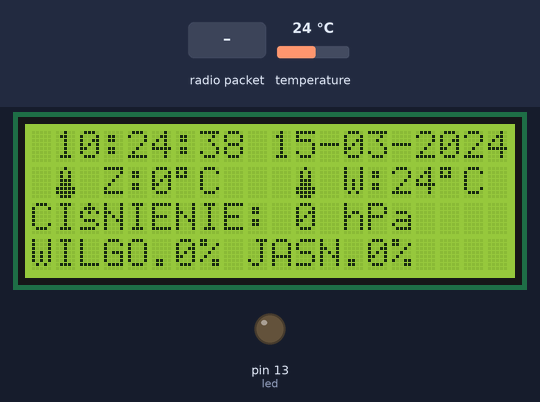
Simulated run of this sketch. Board: Arduino Uno, built with avr-gcc and run on an emulated ATmega328P. Parts: 20×4 character LCD, output pins drawn as LEDs (lit = HIGH). Wiring (inferred from the names in the program): DS3231 clock at I2C address 0x68. Inputs (shaded band) come from the test bench; at power-on: temperature 24 °C. The local clock reads 2024-03-15 10:24:30 at power-on unless the sketch sets it; no radio packets arrive unless stated.

Above: at 9.7 s.
9.8 s: radio packet "5" arrives
At 10.51 s:
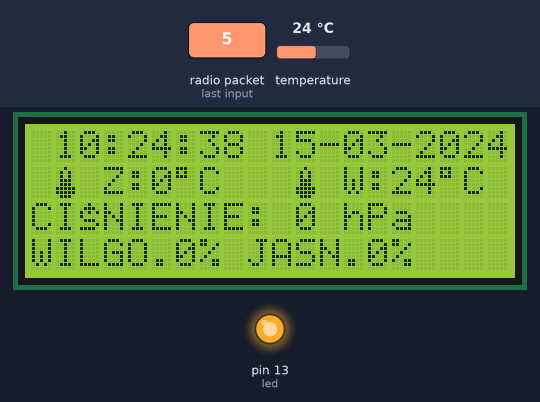
12.0 s: temperature set to 12 °C
At 15.4 s:
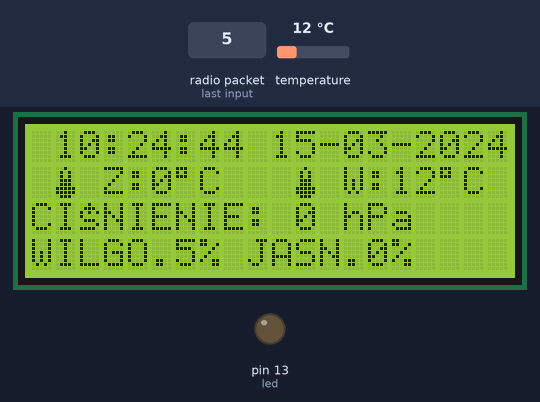
15.7 s: temperature set to 19 °C
At 18.5 s:
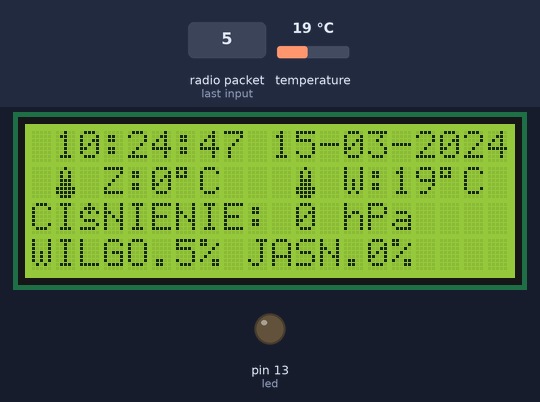
19.4 s: temperature set to 28 °C
At 22.7 s:
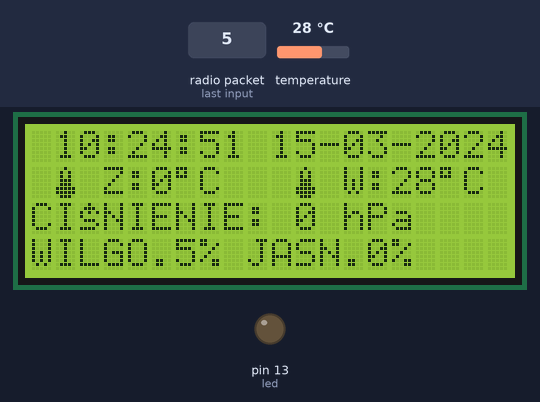
Timing chart, 0 to 24.2 s (numbered marks = the images above; inputs shaded):
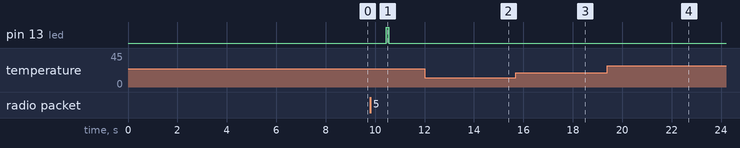

The sketch:

stacja_meteorologiczna_rcv.ino
```cpp
#include <Wire.h>
#include <OneWire.h>
#include <VirtualWire.h>
#include <DallasTemperature.h>
#include <LiquidCrystal_I2C.h>
LiquidCrystal_I2C lcd(0x27, 2, 1, 0, 4, 5, 6, 7, 3, POSITIVE); //0x27 is the LCD Address
#define DS3231_I2C_ADDRESS 0x68


#define ONE_WIRE_BUS 2

OneWire oneWire(ONE_WIRE_BUS);
DallasTemperature sensors(&oneWire);

float  TempInC;

byte temp[8] = {B00100, B01010, B01010, B01110, B01110, B11111, B11111, B01110}; //ikona termometru
byte ss[8] = {0b00100, 0b01110, 0b10101, 0b10000, 0b01110, 0b00001, 0b11110, 0b00000}; // literka "Ś"

// Sensory płytki wysyłającej
int wil=0;
int tem=0;
int cis =0;
int jas=0;
char MsgReceived[21];
int led = 13; //pin for LED

void setup()
{
  Serial.begin(9600);
  sensors.begin();
  pinMode(led, OUTPUT);
  // pinMode(12, INPUT_PULLUP);
  Wire.begin(); //initialise the TWI
  lcd.begin(20, 4);  //20 x 4 LCD (Change if required)
  lcd.backlight(); // finish with backlight on
  lcd.createChar(1, temp);
  lcd.createChar(2, ss);
  lcd.write((uint8_t)0);

          // EKRAN POWITALNY //

lcd.setCursor(3,0); //set cursor to top left corner
lcd.print("LADOWANIE"); //print the text to the lcd
lcd.setCursor(2,2); //set cursor to top left corner
lcd.print("Stacja Pogodowa"); //print the text to the lcd

for (int i = 0; i <= 80; i++){  // you can change the increment value here
lcd.setCursor(13,0);
if (i<80) lcd.print(" ");  //print a space if the percentage is < 100
if (i<10) lcd.print(" ");  //print a space if the percentage is < 10
lcd.print(i);
lcd.print("%");
delay(100);  //change the delay to change how fast the boot up screen changes
  }
lcd.clear();
          // KONIEC EKRAN POWITALNY //

  // VirtualWire
  // Bits per sec
  vw_setup(2000);
  // set pin for connect receiver module
  vw_set_rx_pin(11);
  // Start the receiver PLL running
  vw_rx_start();

}
//***********************************************************

void loop()
{
  uint8_t buf[VW_MAX_MESSAGE_LEN];
  uint8_t buflen = VW_MAX_MESSAGE_LEN;
  // pobieramy wiadomość
  if (vw_get_message(buf, &buflen))
  {
    digitalWrite(led, HIGH);
    delay(100);
    int i;
    // kopiujemy ją do zmiennej wiadomosc
    for (i = 0; i < buflen; i++)
    {
      // Fill Msg Char array with corresponding
      // chars from buffer.
      MsgReceived[i] = char(buf[i]);
      //Serial.print(MsgReceived[i]);
    }

    sscanf(MsgReceived, "%d,%d,%d,%d",&wil, &tem, &cis, &jas); // Converts a string to an array
    digitalWrite(led, LOW);
    memset( MsgReceived, 0, sizeof(MsgReceived));// This line is for reset the StringReceived
  }

displayTime(); //calls the display time function
sensors.requestTemperatures();
TempInC = sensors.getTempCByIndex(0);

  // wyświetlanie temperatury
TempInC = sensors.getTempCByIndex(0);

lcd.setCursor(1, 1);
lcd.print(char(1));
lcd.setCursor(3, 1);
lcd.print("Z:");
lcd.print(tem);
lcd.print((char)223);     // symbol stopni
lcd.print("C");
lcd.setCursor(11, 1);
lcd.print(char(1));
lcd.setCursor(13, 1);
lcd.print("W:");
lcd.print(TempInC,0);
lcd.setCursor(17, 1);
lcd.print((char)223);     // symbol stopni
lcd.print("C");

// wyświetlanie ciśnienia

lcd.setCursor(0, 2);
lcd.print("CI");
lcd.print(char(2));
lcd.print("NIENIE:");
lcd.print(" ");
lcd.print(cis);
lcd.print(" ");
lcd.print("hPa");

// wyświetlanie wilgotności i nasłonecznienie

lcd.setCursor(0, 3);
lcd.print("WILGO.");
lcd.print(wil);
lcd.print("%");
lcd.print(" ");
lcd.print("JASN.");
lcd.print(jas/10);
lcd.print("%");
delay(1000);
}

byte decToBcd(byte val){ return( (val/10*16) + (val%10) ); }
byte bcdToDec(byte val){ return( (val/16*10) + (val%16) ); }


void readDS3231time(byte *second, byte *minute, byte *hour, byte *dayOfWeek, byte *dayOfMonth, byte *month, byte *year)
{
  Wire.beginTransmission(DS3231_I2C_ADDRESS);
  Wire.write(0);
  // okieśla, że następna wartość ma trafić do rejestru sekund
  Wire.endTransmission();
  Wire.requestFrom(DS3231_I2C_ADDRESS, 7);
  // request seven bytes of data from DS3231 starting from register 00h
  *second = bcdToDec(Wire.read() & 0x7f);
  *minute = bcdToDec(Wire.read());
  *hour = bcdToDec(Wire.read() & 0x3f);
  *dayOfWeek = bcdToDec(Wire.read());
  *dayOfMonth = bcdToDec(Wire.read());
  *month = bcdToDec(Wire.read());
  *year = bcdToDec(Wire.read());
}

void displayTime()
{
  byte second, minute, hour, dayOfWeek, dayOfMonth, month, year;

  readDS3231time(&second, &minute, &hour, &dayOfWeek, &dayOfMonth, &month,
                 &year);
  if (hour < 10)
  {
    lcd.setCursor(1, 0);
    lcd.print("0");
    lcd.setCursor(2, 0);
    lcd.print(hour , DEC);
  }
  if (hour > 9)
  {
    lcd.setCursor(1, 0);
    lcd.print(hour , DEC);
  }
  lcd.setCursor(3, 0);
  lcd.print(":");
  if (minute < 10)
  {
    lcd.setCursor(4, 0);
    lcd.print("0");
    lcd.setCursor(5, 0);
    lcd.print(minute , DEC);
  }
  if (minute > 9)
  {
    lcd.setCursor(4, 0);
    lcd.print(minute , DEC);
  }
  lcd.setCursor(6, 0);
  lcd.print(":");
  if (second < 10)
  {
    lcd.setCursor(7, 0);
    lcd.print("0");
    lcd.setCursor(8, 0);
    lcd.print(second, DEC);
  }
  if (second > 9)
  {
    lcd.setCursor(7, 0);
    lcd.print(second, DEC);
  }
  if (dayOfMonth < 10)
  {
    lcd.setCursor(10, 0);
    lcd.print("0");
    lcd.setCursor(11, 0);
    lcd.print(dayOfMonth, DEC);
    lcd.setCursor(12, 0);
    lcd.print("-");
  }
  if (dayOfMonth > 9)
  {
    lcd.setCursor(10, 0);
    lcd.print(dayOfMonth, DEC);
    lcd.setCursor(12, 0);
    lcd.print("-");
  }
  if (month < 10)
  {
    lcd.setCursor(13, 0);
    lcd.print("0");
    lcd.setCursor(14, 0);
    lcd.print(month, DEC);
    lcd.setCursor(15, 0);
    lcd.print("-");
  }
  if (month > 9)
  {
    lcd.setCursor(13, 0);
    lcd.print(month, DEC);
    lcd.setCursor(15, 0);
    lcd.print("-");
  }
  lcd.setCursor(16, 0);
  lcd.print("20");
  lcd.setCursor(18, 0);
  lcd.print(year, DEC);
  }
```

Measured:
- after the input at 9.8 s, pin 13 (led): LOW → HIGH after 0.65 s, → LOW 0.10 s later
